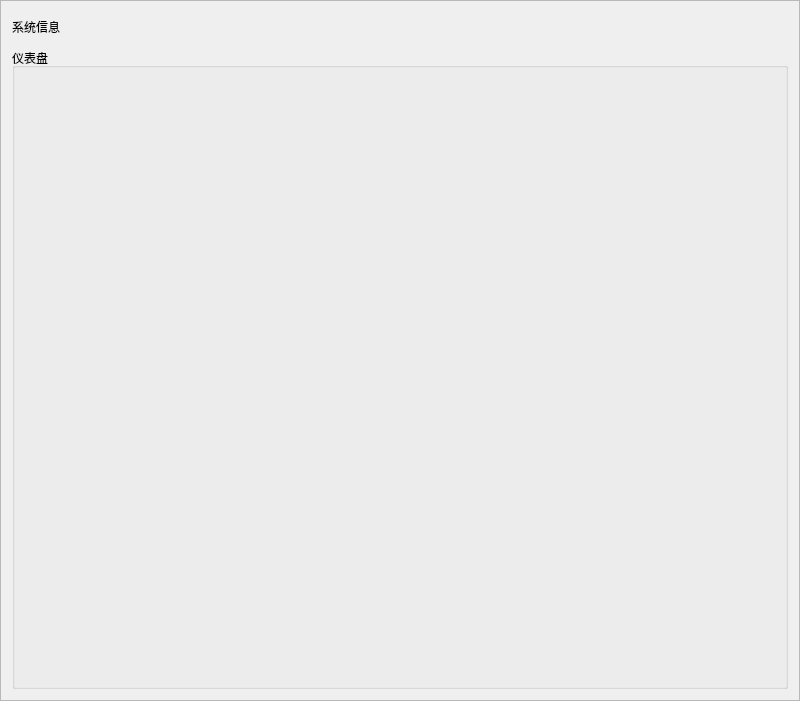
<?xml version="1.0" encoding="UTF-8"?>
<ui version="4.0">
 <class>SystemInfoWidgetClass</class>
 <widget class="QWidget" name="SystemInfoWidgetClass">
  <property name="geometry">
   <rect>
    <x>0</x>
    <y>0</y>
    <width>800</width>
    <height>701</height>
   </rect>
  </property>
  <property name="windowTitle">
   <string>SystemInfoWidget</string>
  </property>
  <layout class="QGridLayout" name="gridLayout">
   <property name="leftMargin">
    <number>0</number>
   </property>
   <property name="topMargin">
    <number>0</number>
   </property>
   <property name="rightMargin">
    <number>0</number>
   </property>
   <property name="bottomMargin">
    <number>0</number>
   </property>
   <item row="0" column="0">
    <widget class="QScrollArea" name="scrollArea">
     <property name="widgetResizable">
      <bool>true</bool>
     </property>
     <widget class="QWidget" name="scrollAreaWidgetContents">
      <property name="geometry">
       <rect>
        <x>0</x>
        <y>0</y>
        <width>798</width>
        <height>699</height>
       </rect>
      </property>
      <layout class="QGridLayout" name="gridLayout_3">
       <item row="0" column="0">
        <widget class="QLabel" name="label">
         <property name="minimumSize">
          <size>
           <width>0</width>
           <height>30</height>
          </size>
         </property>
         <property name="maximumSize">
          <size>
           <width>16777215</width>
           <height>30</height>
          </size>
         </property>
         <property name="text">
          <string>系统信息</string>
         </property>
        </widget>
       </item>
       <item row="1" column="0">
        <widget class="QGroupBox" name="groupBox">
         <property name="title">
          <string>仪表盘</string>
         </property>
         <layout class="QGridLayout" name="gridLayout_2">
          <item row="0" column="0">
           <layout class="QGridLayout" name="SystemInfoLayout"/>
          </item>
         </layout>
        </widget>
       </item>
      </layout>
     </widget>
    </widget>
   </item>
  </layout>
 </widget>
 <layoutdefault spacing="6" margin="11"/>
 <resources>
  <include location="devtoys.qrc"/>
 </resources>
 <connections/>
</ui>
